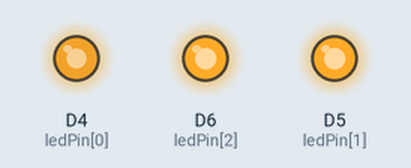
A sketch run on a simulated ESP8266 (NodeMCU). Parts: output pins drawn as LEDs (lit = HIGH). Random numbers use the default seed unless the sketch sets one.

Above: at 0.05 s.
Timing chart, 0 to 3.7 s (numbered marks = the images above):
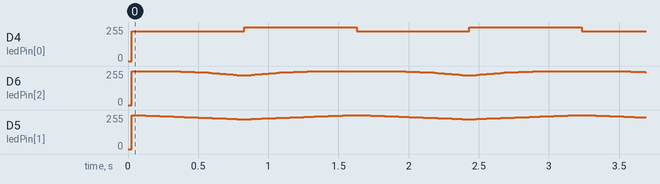

Measured:
- by itself, D4 (ledPin[0]): alternates 255/255 for 0.80 s and 223/255 for 0.80 s

The sketch:

5-FadeLED.ino
```cpp
// Implements two different methods for fading the brightness of
// an LED, direct linear control and non linear control using
// a Look Up Table
// Further details can be found at
// https://msraynsford.blogspot.com/2025/05/how-not-to-fade-led.html
// https://www.donteatpuzzles.com/

#include <FastLED.h>

#define INTERVAL 25

const uint8_t numLed = 3;
const uint8_t ledPin[] = { LED_BUILTIN, D5, D6 };

enum class ledModes { Off,
                      On,
                      Blink,
                      PWM,
                      Flicker,
                      Fade,
                      FadeLUT,
                      numModes };

const uint8_t numLedModes = (uint8_t)ledModes::numModes;

const uint8_t ledMAX = 32;
const uint8_t ledMIN = 0;

const uint8_t loopMAX = ledMAX * 2;

const uint8_t fadeLUT[] = {
  0, 0, 0, 0, 0, 0, 0, 1,
  1, 1, 2, 2, 3, 3, 4, 5,
  6, 7, 8, 9, 10, 11, 13, 15,
  17, 19, 21, 24, 26, 29, 31, 31 };

ledModes ledMode[] = { ledModes::Blink, ledModes::Fade, ledModes::FadeLUT };
uint8_t ledValue[numLed];

uint8_t loopCount = 0;

void setup() {
  setupLights();
}

void loop() {
  EVERY_N_MILLISECONDS(INTERVAL) {
    controlLights();
  }
}


void setupLights() {
  for (uint8_t i = 0; i < numLed; i++) {
    pinMode(ledPin[i], OUTPUT);  // Initialise the LED pin as an output
  }
}


void controlLights() {
  for (uint8_t i = 0; i < numLed; i++) {
    switch (ledMode[i]) {
      case ledModes::Off:
        // Turn the PWM all the way off
        ledValue[i] = ledMIN;
        break;

      case ledModes::On:
        // Turn the PWM all the way on
        ledValue[i] = ledMAX;
        break;

      case ledModes::PWM:
        // Nothing needs to be done for PWM
        break;

      case ledModes::Flicker:
        // Randomly select a value for the brightness
        ledValue[i] = random(ledMAX);
        break;

      case ledModes::Blink:
        // Check how many loops have elapsed and toggle on/off every second
        if (loopCount == 0) {
          ledValue[i] = ledMAX;
        } else if (loopCount == (loopMAX / 2)) {
          ledValue[i] = ledMIN;
        }
        break;

      case ledModes::Fade:
        if (loopCount < loopMAX / 2) {
          ledValue[i] = loopCount;
        } else {
          ledValue[i] = loopMAX - 1 - loopCount;
        }
        break;

      case ledModes::FadeLUT:
        if (loopCount < loopMAX / 2) {
          ledValue[i] = fadeLUT[loopCount];
        } else {
          ledValue[i] = fadeLUT[loopMAX - 1 - loopCount];
        }
        break;
    }

    // Send the LED value out to the ledPin
    analogWrite(ledPin[i], 255 - ledValue[i]);
  }

  // Count how many times this loop has been performed
  loopCount++;
  loopCount %= loopMAX;
}
```
